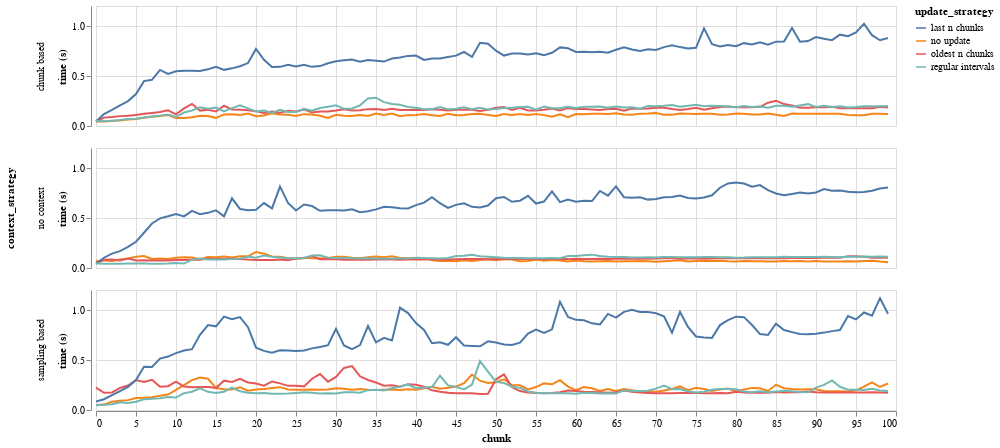

Source (notebook cell):
### Markdown cell above
### Time series per test case

### Code cell
import altair as alt

charts = []

# load all data from the out directory into one dataframe and add a column that indicates the context
# and update strategies used in this particular use case
available_test_cases = os.listdir(f"{path}/times")
available_test_cases

all_timeseries_df = pd.DataFrame()

# build one big dataframe containing all doi scores and label each based on the strategies that were
# used to generate them
for c_strat in context_strategies:
  for u_strat in update_strategies:
    # check if that test case exists
    test_case = f"{c_strat[0]}-{u_strat[0]}.csv"
    if test_case not in available_test_cases:
      continue

    df = pd.read_csv(f"{path}/times/{test_case}")
    df["context_strategy"] = c_strat[0]
    df["update_strategy"] = u_strat[0]
    all_timeseries_df = all_timeseries_df.append(df)
    all_timeseries_df.reset_index(inplace=True, drop=True)

alt.data_transformers.disable_max_rows()
alt.Chart(all_timeseries_df).mark_line().encode(
  x="chunk:Q",
  y={"field": "total_time", "type": "quantitative", "scale": {"type": "linear"}, "title": "time (s)"},
  row="context_strategy:N",
  color="update_strategy:N",
).properties(
  width=800,
  height=120
)

### Figure 1 — Vega-Lite specification as saved in the notebook (floating-point values rounded to 4 significant figures; data arrays with more than 128 entries replaced by an {"elided": "..."} marker saying what was removed)
{"config": {"view": {"continuousWidth": 400, "continuousHeight": 300}}, "data": {"name": "data-b3a50b644a332284fedcf6aa1c675134"}, "mark": "line", "encoding": {"color": {"field": "update_strategy", "type": "nominal"}, "row": {"field": "context_strategy", "type": "nominal"}, "x": {"field": "chunk", "type": "quantitative"}, "y": {"field": "total_time", "scale": {"type": "linear"}, "title": "time (s)", "type": "quantitative"}}, "height": 120, "width": 800, "$schema": "https://vega.github.io/schema/vega-lite/v4.17.0.json", "datasets": {"data-b3a50b644a332284fedcf6aa1c675134": {"elided": "1200 records"}}}
